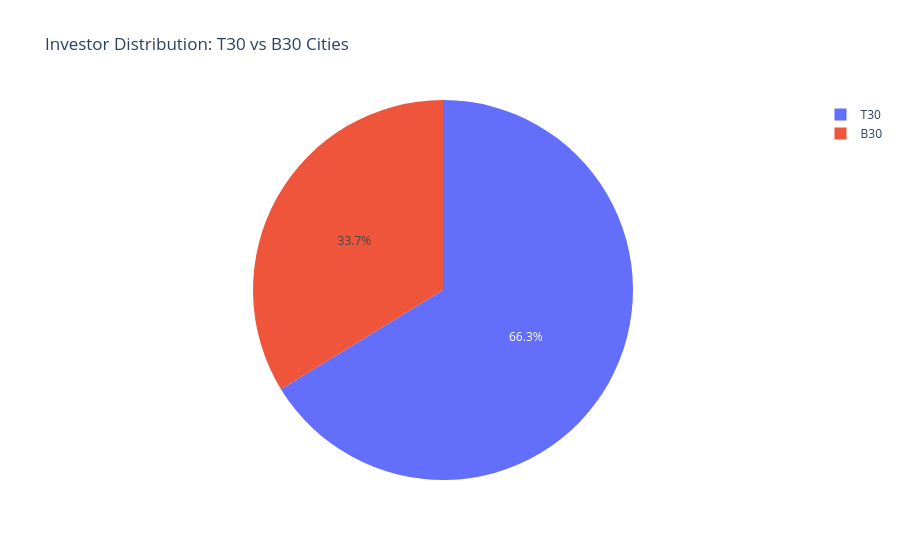

Notebook code cell kept with this figure:
### Code cell
city_data = inv["city_tier"].value_counts().reset_index()
city_data.columns = ["city_tier", "count"]

fig = px.pie(
    city_data,
    names="city_tier",
    values="count",
    title="Investor Distribution: T30 vs B30 Cities"
)

fig.show()

### Figure 1 — Plotly figure (JSON) as saved in the notebook; plotly's stock layout.template omitted (floating-point values rounded to 4 significant figures)
{"data": [{"domain": {"x": [0, 1], "y": [0, 1]}, "hovertemplate": "city_tier=%{label}<br>count=%{value}<extra></extra>", "labels": ["T30", "B30"], "legendgroup": "", "name": "", "showlegend": true, "type": "pie", "values": [21719, 11059]}], "layout": {"legend": {"tracegroupgap": 0}, "title": {"text": "Investor Distribution: T30 vs B30 Cities"}}}
